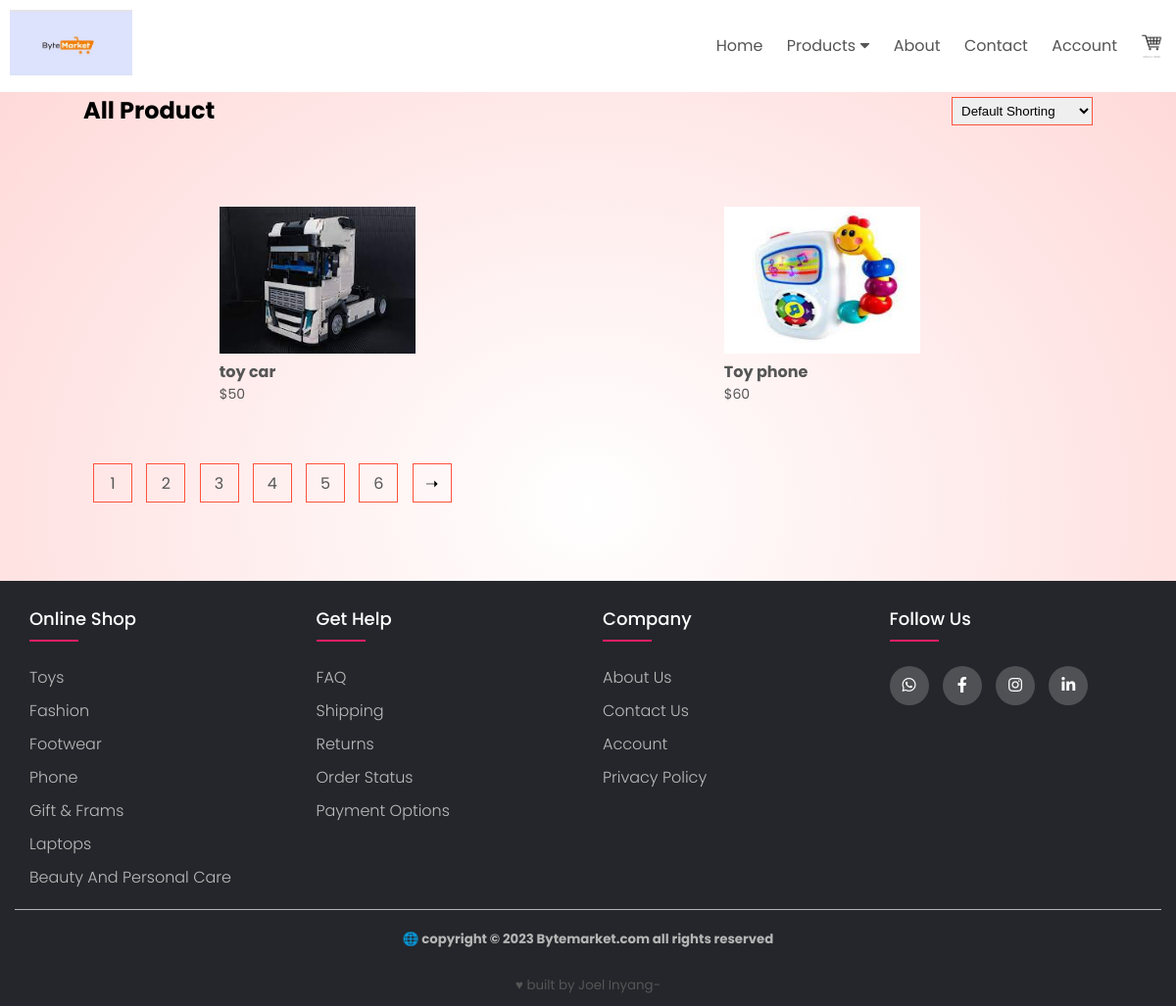
The app's page /toys_product/ with its own data.
### ByteApp/models.py (models this page shows, shortened)
class Product(models.Model):
    product_name = models.CharField(max_length=50, unique=True)
    slug = models.SlugField(max_length=50, unique=True)
    description = models.TextField(max_length=200, blank=True, default=" ● 'description'. ● 'description'. ● 'description'. ")
    price = models.IntegerField()
    images = models.ImageField(upload_to='photos/product', blank=True)
    stock = models.IntegerField()
    category = models.ForeignKey(Category, on_delete=models.CASCADE)

### ByteApp/views.py (the view)
# urls.py: path('toys_product/', views.toys_product, name='toys-product'),
def toys_product(request, cat_slug=None):
    categories = None
    products = None
    if cat_slug != None:
        categories= get_object_or_404(Category, slug=cat_slug)
        products = Product.objects.filter(category=categories)
    else:
        products = Product.objects.all().filter().order_by('id')
    context = {
        'products' : products,
        'categories' : categories,
    }
    return render(request, 'toys-product.html', context)

### templates/toys-product.html (shortened to what this page needs)
{% extends 'base.html' %}
{% load static %}
{% block content  %}
        </div>
      </div>
<div class="small-container">
   <div class="row row-2">
    <h2>All Product</h2>
    <select>
      <option>Default Shorting</option>
</select>
</div>
  <div class="row">
{% for product in products %}
    {% if product.category.slug == 'toys' %}
    <div class="col-4">
        <a href="{% url 'product_detials_toy' cat_slug=product.category.slug product_slug=product.slug %}">
            <img src="{{ product.images.url }}" alt="" style="height: 150px; width: 200px;">
        </a>
        <a href="{% url 'product_detials_toy' cat_slug=product.category.slug product_slug=product.slug %}">
            <h4>{{ product.product_name }}</h4>
        </a>
        <p>${{ product.price }}</p>
    </div>
    {% endif %}
{% endfor %}
  </div>
  <div class="page-btn">
    <span><a href="fashion-child-product.html">1</span></a>
    <span><a href="fashion-saree-product.html">2</span></a>
    <span><a href="gift-product.html">3</span></a>
    <span><a href="toys-product.html">4</span></a>
    <span><a href="footwear-product.html">5</span></a>
    <span><a href="electronics-product.html">6</span></a>
    <span>➝</span>
    </div>
  </div>
  </body>
</html>
{% endblock %}

### static/css/style.css (style rules this page uses)
* { margin: 0; padding: 0; box-sizing: border-box; }
body { font-family: 'poppins', sans-serif; line-height: 1.5; }
a { text-decoration: none; color: #555; }
p { color: #555; }
.row { display: flex; align-items: center; flex-wrap: wrap; justify-content: space-around; }
.header .row { margin-top: 70px; }
.small-container { max-width: 1080px; margin: auto; padding-right: 25px; padding-left: 25px; padding-top: 25px; }
.col-4 { flex-basis: 25%; padding: 10px; min-width: 200px; margin-bottom: 50px; transition: transform 0.5s; }
.col-4 img { width: 100%; }
.col-4 p { font-size: 14px; }
.row-2 { justify-content: space-between; margin: 100px auto 50px; }
select { border: 1px solid #ff523b; padding: 5px; }
.page-btn { margin: 0 auto 80px; }
.page-btn span { display: inline-block; border: 1px solid #ff523b; margin-left: 10px; width: 40px; height: 40px; text-align: center; line-height: 40px; cursor: pointer; }

### records on screen
Product: images (picture), product_name "toy car", price "50"
Product: images (picture), product_name "Toy phone", price "60"
